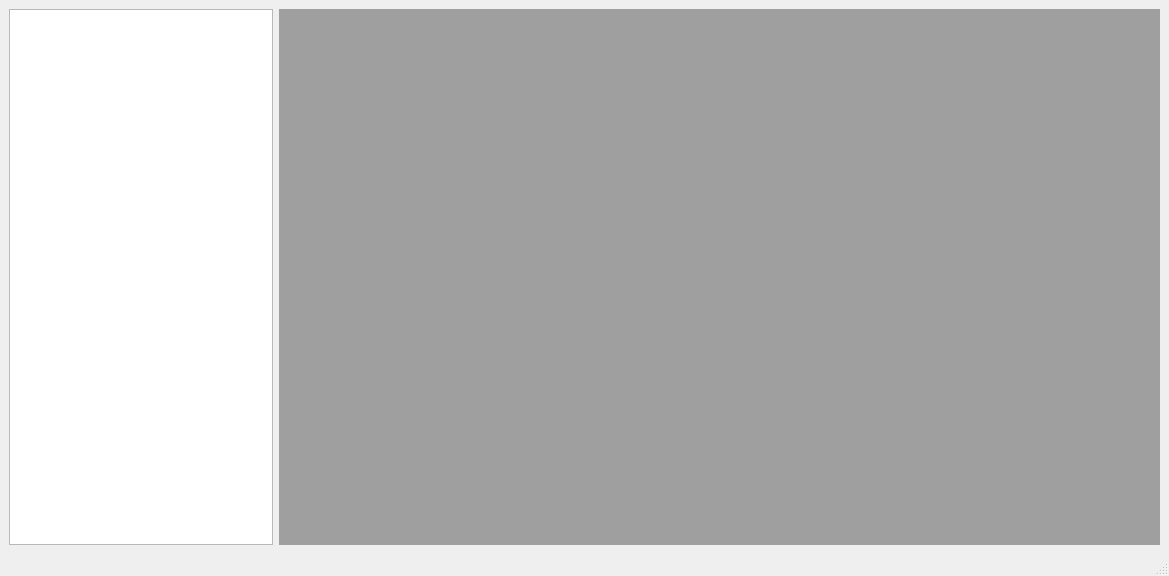
<?xml version="1.0" encoding="UTF-8"?>
<ui version="4.0">
 <class>MainWindow</class>
 <widget class="QMainWindow" name="MainWindow">
  <property name="geometry">
   <rect>
    <x>0</x>
    <y>0</y>
    <width>1169</width>
    <height>576</height>
   </rect>
  </property>
  <property name="mouseTracking">
   <bool>false</bool>
  </property>
  <property name="windowTitle">
   <string>MainWindow</string>
  </property>
  <widget class="QWidget" name="centralwidget">
   <property name="cursor">
    <cursorShape>ArrowCursor</cursorShape>
   </property>
   <layout class="QHBoxLayout" name="horizontalLayout_2" stretch="0,0">
    <item>
     <widget class="QListWidget" name="listWidget">
      <property name="minimumSize">
       <size>
        <width>264</width>
        <height>0</height>
       </size>
      </property>
      <property name="maximumSize">
       <size>
        <width>264</width>
        <height>16777215</height>
       </size>
      </property>
     </widget>
    </item>
    <item>
     <widget class="QMdiArea" name="mdiArea"/>
    </item>
   </layout>
  </widget>
  <widget class="QStatusBar" name="statusbar"/>
 </widget>
 <resources/>
 <connections/>
</ui>
